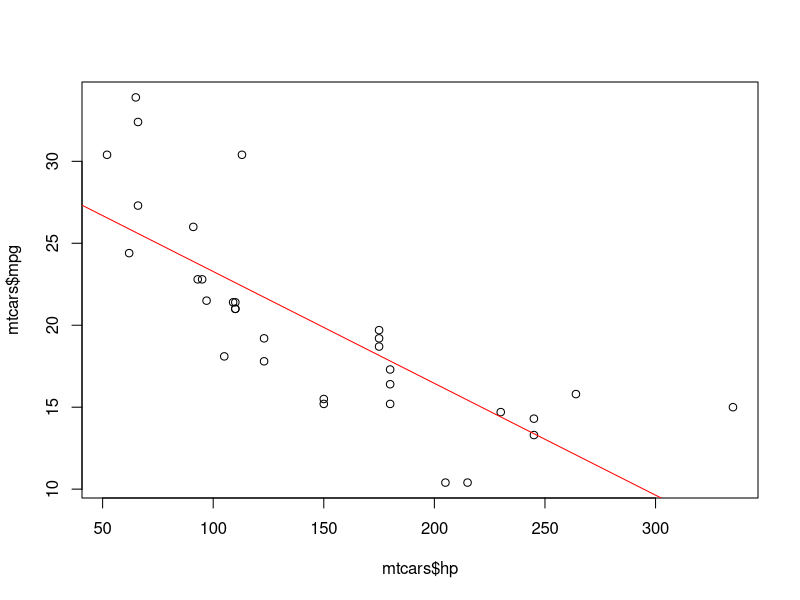

Source code (R):
#Nicolas Hernandez
#Week 7 Assignment A

setwd("C:/Users/Nicolas/Desktop/Code/R/")

#sapply

df <-data.frame(
  x=c(1,2,3,4,5),
  y=c(1,4,9,16,25)
)


df

# f: if x<5. f(x) =-3, 5 and 20, f(x) = 0, grater than 20 == 1
#x = f(y)

f <- function(x){
  if(x<5)return(-3)
  if(x<21)return (0)
  return (1)
  
}

f(21)

#apply function to data frame, what function to apply to \
#sapply aplies function to a collumn

sapply(df$y,f)

df$z <- sapply(df$y,f)
View(df)

#Hypothesis testing and confidence intervals


mtcars$mpg
summary(mtcars$mpg)
sd(mtcars$mpg)

#Confidence intervaks
#say I want a 90% confidence interval of the mpg variable

p <- 99

#confi.int will give each of our values, print out to view values
#Block of codes in R
Q <- t.test(mtcars$mpg,conf.level = p/100,
       alternative = 'two.sided'
)
Q
sprintf('Confidence intervcal is between %f and %f',Q$conf.int[1],Q$conf.int[2])

#Hypothesis testing

#Test whether the mean mpg of all cars is less than 21 at significance level of 10%
#Left tail test

#Null hypothesis H0: mu=21
#Alternative Ha: mu<21

alpha <- 10
t.test(mtcars$mpg,
       mu = 21,
       conf.level = (100-alpha)/100, #do 1-alpha
       alternative = 'less'
)

#Since the p-value is not less than alpha which is .1,
# the data does not provude sufficient to show that mean mpg is 21.
       
#in a case where P is less than alpha
#it is sufficient to show that the mean mpg is less than 22


#Test whether the mean mpg is 20.5
#This one works
#1-p
alpha <- 10
t.test(mtcars$mpg,
       mu = 20.05,
       conf.level = .95, 
       alternative = 'two.sided'
)


# Is the horsepower of the car a good predictor of the number
# of miles per gallon the car can drive


Q <- lm(mtcars$mpg ~ mtcars$hp)
#another way.
lm(data = mtcars,mpg ~ hp)
summary(Q)

# this is te equation of the line 93, mpg = 30.09 + (-.06828)*hp


plot(mtcars$hp, mtcars$mpg)
abline(Q,col='red')







